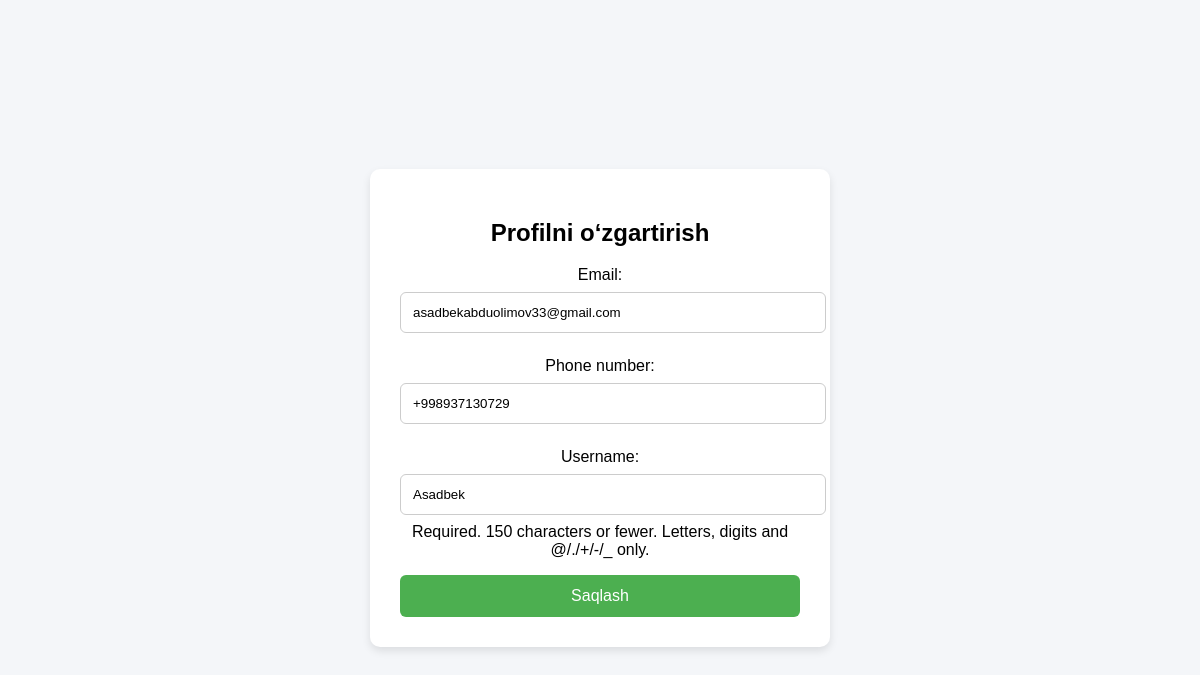
Page /profile/ (signed in) on the committed database.
### accounts/models.py (models this page shows, shortened)
class CustomUser(AbstractUser):
    email = models.EmailField(unique=True, blank=True, null=True)
    phone_number = models.CharField(max_length=13, unique=True, blank=True, null=True)
    auth_type = models.CharField(max_length=20, choices=[(VIA_EMAIL, "Email"), (VIA_PHONE, "Phone")])
    USERNAME_FIELD = "email"
    REQUIRED_FIELDS = ["phone_number"]

### accounts/views.py (the view)
# urls.py: path("profile/", change_profile, name="change_profile"),
@login_required
def change_profile(request):
    user = request.user
    if request.method == "POST":
        form = ProfileUpdateForm(request.POST, instance=user)
        if form.is_valid():
            form.save()
            messages.success(request, "Profil ma’lumotlari muvaffaqiyatli yangilandi!")
            return redirect("home")
    else:
        form = ProfileUpdateForm(instance=user)
    return render(request, "change_profile.html", {"form": form})

### accounts/forms.py (shortened to what this page needs)
class ProfileUpdateForm(forms.ModelForm):
    class Meta:
        model = CustomUser
        fields = ['email', 'phone_number', 'username']

### templates/change_profile.html (shortened to what this page needs)
<!DOCTYPE html>
<html lang="uz">
<head>
</head>
<body>
    <div class="profile-container">
        <h2>Profilni o‘zgartirish</h2>
        <form method="post">
            {{ form.as_p }}
            <button type="submit">Saqlash</button>
        </form>
    </div>
</body>
</html>

### templates/change_profile.html (style rules this page uses)
body { font-family: Arial, sans-serif; background: #f4f6f9; display: flex; justify-content: center; align-items: center; height: 100vh; }
.profile-container { background: white; padding: 30px; border-radius: 10px; box-shadow: 0px 4px 8px rgba(0,0,0,0.1); width: 400px; text-align: center; }
input { width: 100%; padding: 12px; margin: 8px 0; border-radius: 6px; border: 1px solid #ccc; }
button { width: 100%; padding: 12px; background: #4CAF50; border: none; border-radius: 6px; color: white; font-size: 16px; cursor: pointer; }

### rows in the picture
CustomUser: email "asadbekabduolimov33@gmail.com", phone_number "+998937130729", username "Asadbek"
